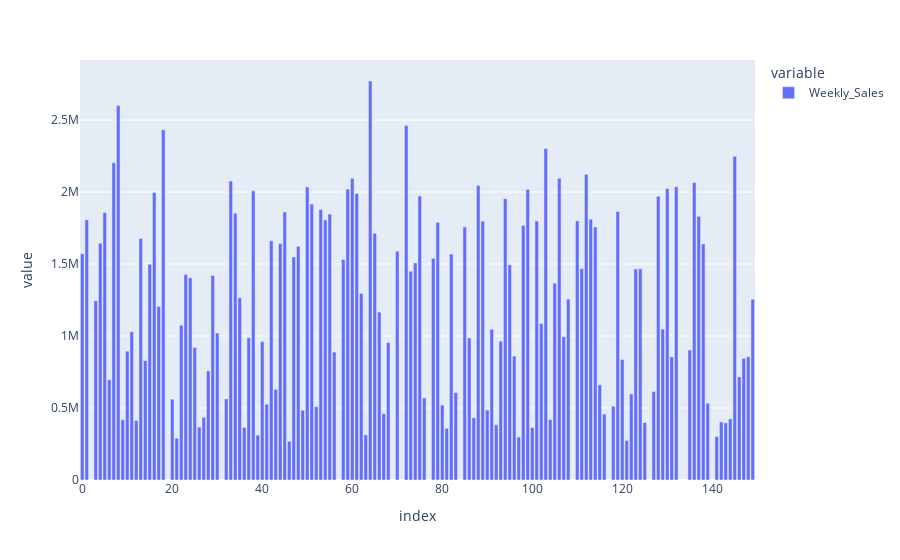

This figure's notebook cell:
### Markdown cell above
## The target is weekly sales

### Code cell
# The target does not seem to have outliers, 10% of NA
px.bar(wal_df['Weekly_Sales'])

### Figure 1 — Plotly figure (JSON) as saved in the notebook; plotly's stock layout.template omitted (floating-point values rounded to 4 significant figures; data arrays with more than 128 entries replaced by an {"elided": "..."} marker saying what was removed)
{"data": [{"alignmentgroup": "True", "hovertemplate": "variable=Weekly_Sales<br>index=%{x}<br>value=%{y}<extra></extra>", "legendgroup": "Weekly_Sales", "marker": {"color": "#636efa", "pattern": {"shape": ""}}, "name": "Weekly_Sales", "offsetgroup": "Weekly_Sales", "orientation": "v", "showlegend": true, "textposition": "auto", "type": "bar", "x": {"elided": "150 int values"}, "xaxis": "x", "y": {"elided": "150 float values"}, "yaxis": "y"}], "layout": {"barmode": "relative", "legend": {"title": {"text": "variable"}, "tracegroupgap": 0}, "margin": {"t": 60}, "xaxis": {"anchor": "y", "domain": [0, 1], "title": {"text": "index"}}, "yaxis": {"anchor": "x", "domain": [0, 1], "title": {"text": "value"}}}}
